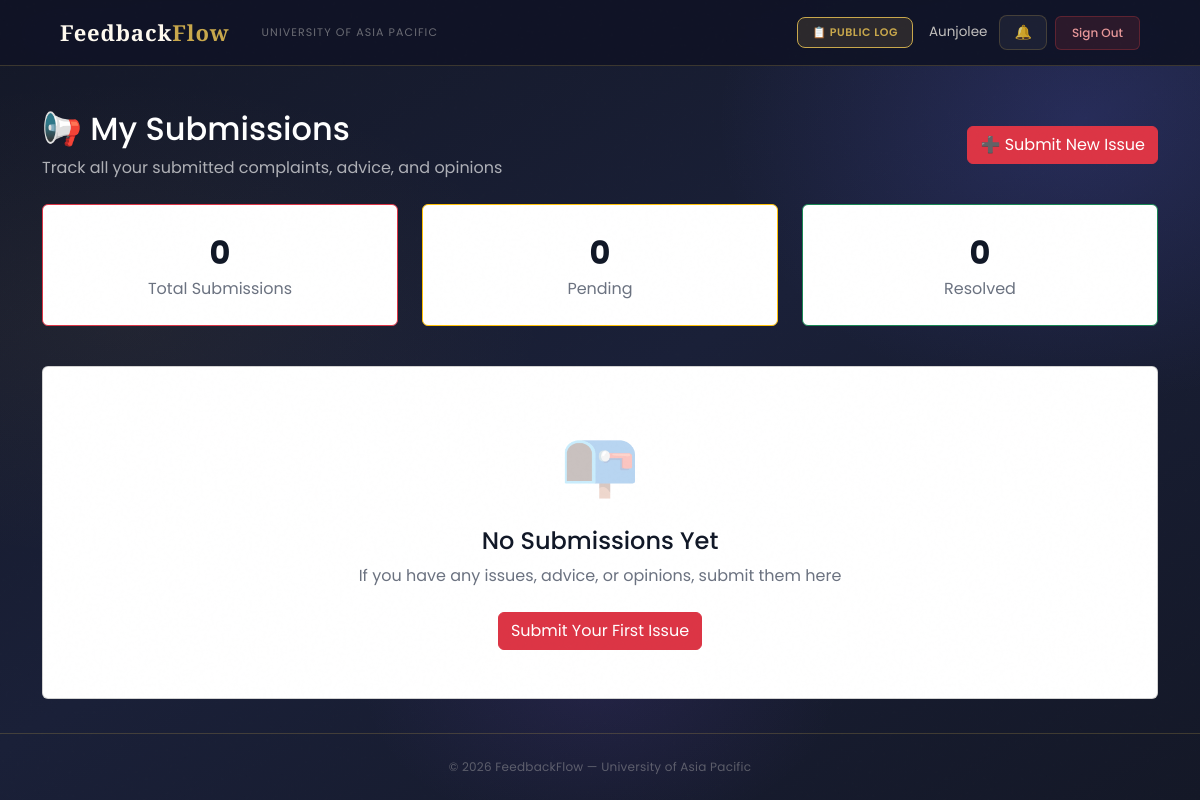
/complaints/my-complaints/ (signed in), run on an earlier commit of the app's database.
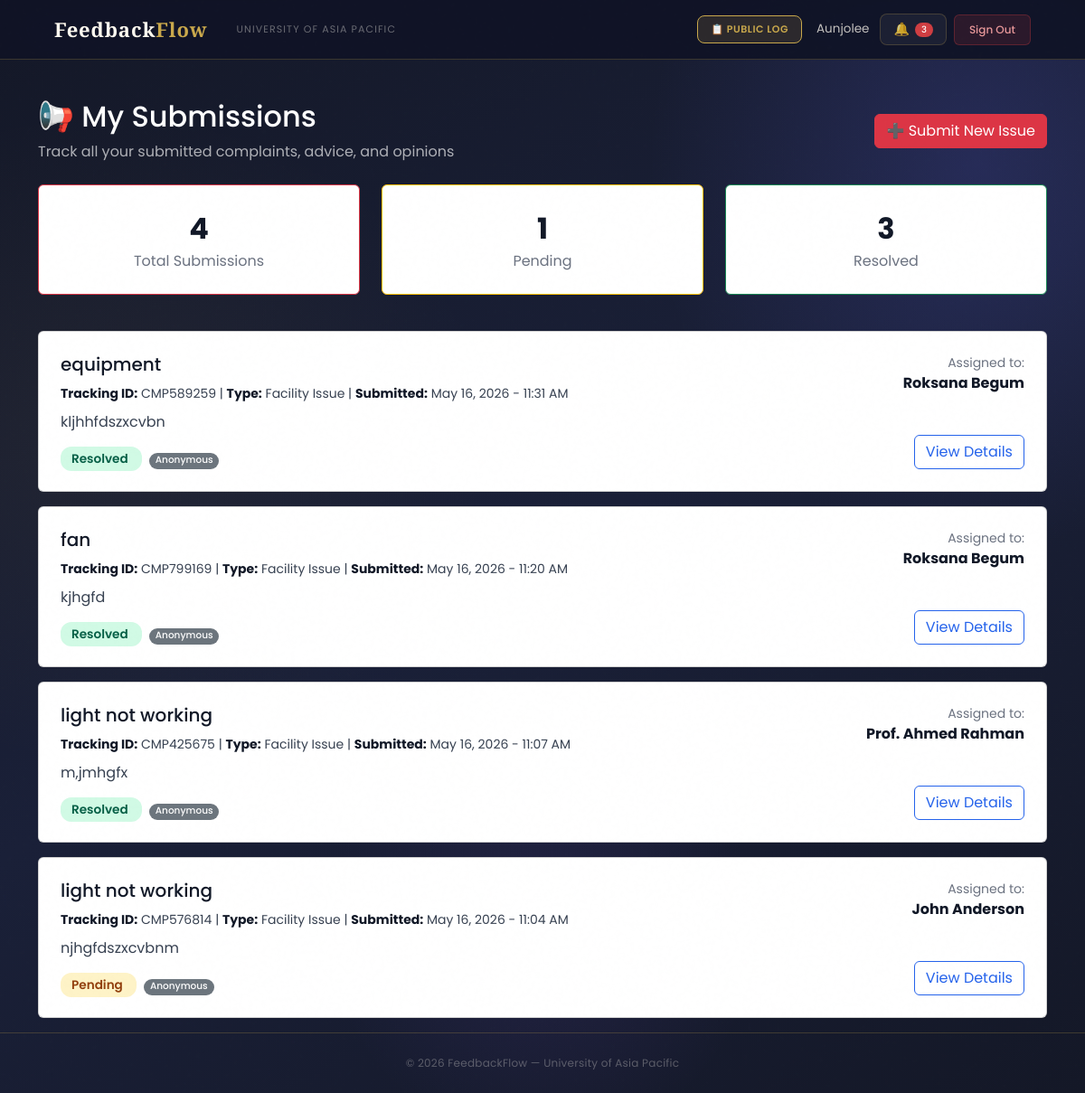
And on a later commit of the database.
### complaints/models.py (models this page shows, shortened)
class Complaint(models.Model):
    COMPLAINT_TYPE_CHOICES = (
        ('Faculty', 'Complaint about Faculty'),
        ('HOD', 'Complaint about HOD'),
        ('Staff', 'Complaint about Staff'),
        ('Facility', 'Facility Issue'),
        ('Advice', 'General Advice'),
        ('Opinion', 'Opinion/Suggestion'),
    )
    STATUS_CHOICES = (
        ('Pending', 'Pending Review'),
        ('Under Investigation', 'Under Investigation'),
        ('Findings Submitted', 'Findings Submitted'),       # NEW
        ('Resolved', 'Resolved'),
        ('Escalated', 'Escalated to Higher Authority'),
    )
    PRIORITY_CHOICES = (
        ('Low', 'Low'),
        ('Medium', 'Medium'),
        ('High', 'High'),
        ('Urgent', 'Urgent'),
    )
    student = models.ForeignKey(
        settings.AUTH_USER_MODEL,
        on_delete=models.CASCADE,
        related_name='complaints_submitted'
    )
    complaint_type = models.CharField(max_length=20, choices=COMPLAINT_TYPE_CHOICES)
    resolution_deadline = models.DateField(null=True, blank=True, help_text='Deadline for resolving this complaint')
    subject = models.CharField(max_length=200)
    description = models.TextField()
    faculty_concerned = models.ForeignKey(
        settings.AUTH_USER_MODEL,
        on_delete=models.SET_NULL,
        null=True, blank=True,
        related_name='complaints_against',
        limit_choices_to={'role__in': ['Faculty', 'HOD', 'Staff']}
    )
    location = models.CharField(max_length=200, blank=True, null=True)
    status = models.CharField(max_length=30, choices=STATUS_CHOICES, default='Pending')
    priority = models.CharField(max_length=10, choices=PRIORITY_CHOICES, default='Medium')
    assigned_to = models.ForeignKey(
        settings.AUTH_USER_MODEL,
        on_delete=models.SET_NULL,
        null=True, blank=True,
        related_name='complaints_assigned'
    )
    is_anonymous = models.BooleanField(default=False)
    final_action_note = models.TextField(blank=True, null=True)          # NEW
    submitted_at = models.DateTimeField(auto_now_add=True)
    updated_at = models.DateTimeField(auto_now=True)
    resolved_at = models.DateTimeField(null=True, blank=True)
    tracking_id = models.CharField(max_length=20, unique=True, editable=False)
    class Meta:
        ordering = ['-submitted_at']
        verbose_name = 'Complaint'
        verbose_name_plural = 'Complaints'

### users/models.py (models this page shows, shortened)
class User(AbstractBaseUser, PermissionsMixin):
    ROLE_CHOICES = (
        ('Student', 'Student'),
        ('Faculty', 'Faculty'),
        ('HOD', 'Head of Department'),
        ('Staff', 'Staff'),
        ('DAO', 'Dean of Administration Office'),
        ('Admin', 'Administrator'),
        ('Committee', 'Committee Member'),
    )
    DEPARTMENT_CHOICES = (
        ('DBA', 'Department of Business Administration'),
        ('CSE', 'Department of Computer Science and Engineering'),
        ('CE', 'Department of Civil Engineering'),
        ('EEE', 'Department of Electrical and Electronic Engineering'),
        ('Pharmacy', 'Department of Pharmacy'),
        ('Law', 'Department of Law and Human Rights'),
        ('English', 'Department of English'),
        ('Architecture', 'Department of Architecture'),
    )
    COMMITTEE_TYPE_CHOICES = (
        ('Harassment Committee', 'Harassment Committee'),
        ('Proctorial Committee', 'Proctorial Committee'),
    )
    email       = models.EmailField(unique=True, max_length=255)
    full_name   = models.CharField(max_length=150)
    role        = models.CharField(max_length=20, choices=ROLE_CHOICES)
    department  = models.CharField(max_length=100, choices=DEPARTMENT_CHOICES, null=True, blank=True)
    student_id  = models.CharField(max_length=50, unique=True, null=True, blank=True)
    committee_type = models.CharField(
        max_length=50,
        choices=COMMITTEE_TYPE_CHOICES,
        null=True, blank=True
    )
    is_active   = models.BooleanField(default=True)
    is_staff    = models.BooleanField(default=False)
    created_at  = models.DateTimeField(auto_now_add=True)
    updated_at  = models.DateTimeField(auto_now=True)
    USERNAME_FIELD  = 'email'
    REQUIRED_FIELDS = ['full_name']
    objects = UserManager()
    class Meta:
        verbose_name        = 'User'
        verbose_name_plural = 'Users'
        ordering            = ['-created_at']
    def get_short_name(self):
        return self.full_name.split()[0] if self.full_name else self.email

### complaints/views.py (the view)
# urls.py: path('my-complaints/', views.my_complaints, name='my_complaints'),
@login_required
def my_complaints(request):
    if request.user.role != 'Student':
        messages.error(request, 'Access denied.')
        return redirect('login')
    complaints_list = Complaint.objects.filter(student=request.user).order_by('-submitted_at')
    context = {
        'complaints_list': complaints_list,
        'total_complaints': complaints_list.count(),
        'pending': complaints_list.filter(status='Pending').count(),
        'resolved': complaints_list.filter(status='Resolved').count(),
        'page_title': 'My Complaints'
    }
    return render(request, 'complaints/my_complaints.html', context)

### users/context_processors.py (called while the page is built)
def notifications_count(request):
    if request.user.is_authenticated:
        from users.models import Notification, Announcement
        count = Notification.objects.filter(
            recipient=request.user,
            is_read=False
        ).count()
        active_announcements = []
        for ann in Announcement.objects.filter(is_active=True).order_by('-created_at')[:10]:
            if ann.is_visible_to(request.user):
                active_announcements.append(ann)
            if len(active_announcements) >= 3:
                break
        return {
            'unread_notifications_count': count,
            'active_announcements': active_announcements,
        }
    return {'unread_notifications_count': 0, 'active_announcements': []}

### complaints/templates/complaints/my_complaints.html (shortened to what the changed rows need)
{% extends 'users/base.html' %}
{% block content %}
<div class="container mt-4">
    <div class="d-flex justify-content-between align-items-center mb-4">
        <div>
            <h2 class="page-header-title">📢 My Submissions</h2>
        </div>
    </div>
    <div class="row mb-4">
        <div class="col-md-4 mb-3">
            <div class="card border-danger text-center">
                <div class="card-body py-4">
                    <div class="stat-card-number">{{ total_complaints }}</div>
                    <p class="text-muted mb-0">Total Submissions</p>
                </div>
            </div>
        </div>
        <div class="col-md-4 mb-3">
            <div class="card border-warning text-center">
                <div class="card-body py-4">
                    <div class="stat-card-number">{{ pending }}</div>
                    <p class="text-muted mb-0">Pending</p>
                </div>
            </div>
        </div>
        <div class="col-md-4 mb-3">
            <div class="card border-success text-center">
                <div class="card-body py-4">
                    <div class="stat-card-number">{{ resolved }}</div>
                    <p class="text-muted mb-0">Resolved</p>
                </div>
            </div>
        </div>
    </div>
    {% if complaints_list %}
        <div class="row">
            {% for complaint in complaints_list %}
            <div class="col-12 mb-3">
                <div class="card complaint-card">
                    <div class="card-body p-4">
                        <div class="row">
                            <div class="col-md-8">
                                <h5 class="mb-2">{{ complaint.subject }}</h5>
                                <p class="text-muted mb-2">
                                    <small>
                                        <strong>Tracking ID:</strong> {{ complaint.tracking_id }} |
                                        <strong>Type:</strong> {{ complaint.get_complaint_type_display }} |
                                        <strong>Submitted:</strong> {{ complaint.submitted_at|date:"M d, Y - h:i A" }}
                                    </small>
                                </p>
                                <p class="mb-3">{{ complaint.description|truncatewords:20 }}</p>
                                <div>
                                    <span class="status-{{ complaint.status|lower|cut:' ' }}">
                                        {{ complaint.status }}
                                    </span>
                                    {% if complaint.is_anonymous %}
                                        <span class="badge bg-secondary ms-2">Anonymous</span>
                                    {% endif %}
                                </div>
                            </div>
                            <div class="col-md-4 text-end d-flex flex-column align-items-end justify-content-between">
                                <div class="mb-3">
                                    <small class="text-muted d-block">Assigned to:</small>
                                    <strong>{{ complaint.assigned_to.full_name }}</strong>
                                </div>
                                <a href="{% url 'complaint_detail' complaint.id %}" class="btn btn-outline-primary">
                                    View Details
                                </a>
                            </div>
                        </div>
                    </div>
                </div>
            </div>
            {% endfor %}
        </div>
    {% else %}
        <div class="card">
            <div class="card-body text-center py-5">
                <div style="font-size:4rem;opacity:.3;">📭</div>
                <h4 class="mt-3">No Submissions Yet</h4>
                <p class="text-muted mb-4">If you have any issues, advice, or opinions, submit them here</p>
                <a href="{% url 'submit_complaint' %}" class="btn btn-danger">Submit Your First Issue</a>
            </div>
        </div>
    {% endif %}
</div>
{% endblock %}

### users/templates/users/base.html (shortened to what this page needs)
<!DOCTYPE html>
<html lang="en">
<head>
    <link href="https://cdn.jsdelivr.net/npm/bootstrap@5.3.0/dist/css/bootstrap.min.css" rel="stylesheet">
</head>
<body>
    <nav class="navbar navbar-expand-lg">
        <div class="container-fluid d-flex align-items-center gap-3">
            <a class="navbar-brand" href="/">Feedback<em>Flow</em></a>
            <span class="navbar-text d-none d-md-inline">University of Asia Pacific</span>
            {% if user.is_authenticated %}
            <div class="ms-auto d-flex align-items-center gap-2">
                <a href="{% url 'public_log' %}" class="btn-bell"
                    style="font-size:11px; font-weight:600; text-transform:uppercase; letter-spacing:0.05em; background:rgba(201,168,76,.15); color:var(--gold) !important; border-color:var(--gold) !important;">
                    📋 Public Log
                </a>
                <span class="nav-user-info d-none d-md-inline ms-2">{{ user.get_short_name }}</span>
                <a href="{% url 'notifications' %}" class="btn-bell ms-1">
                    🔔
                    {% if unread_notifications_count > 0 %}
                    <span class="badge bg-danger" style="font-size:10px;padding:3px 7px;">{{ unread_notifications_count }}</span>
                    {% endif %}
                </a>
                <a href="{% url 'logout' %}" class="btn-logout">Sign Out</a>
            </div>
            {% endif %}
        </div>
    </nav>
    <main>
        {% block content %}{% endblock %}
    </main>
    <footer>
        <p>© 2026 FeedbackFlow — University of Asia Pacific</p>
    </footer>
</body>
</html>

What changed in the data, as far as the page shows it:
added Complaint: subject "equipment", tracking_id "CMP589259", complaint_type "Facility Issue", submitted_at "May 16, 2026 - 11:31 AM", description "kljhhfdszxcvbn", status "Resolved", is_anonymous "Anonymous", assigned_to.full_name "Roksana Begum"
added Complaint: subject "fan", tracking_id "CMP799169", complaint_type "Facility Issue", submitted_at "May 16, 2026 - 11:20 AM", description "kjhgfd", status "Resolved", is_anonymous "Anonymous", assigned_to.full_name "Roksana Begum"
added Complaint: subject "light not working", tracking_id "CMP425675", complaint_type "Facility Issue", submitted_at "May 16, 2026 - 11:07 AM", description "m,jmhgfx", status "Resolved", is_anonymous "Anonymous", assigned_to.full_name "Prof. Ahmed Rahman"
added Complaint: subject "light not working", tracking_id "CMP576814", complaint_type "Facility Issue", submitted_at "May 16, 2026 - 11:04 AM", description "njhgfdszxcvbnm", status "Pending", is_anonymous "Anonymous", assigned_to.full_name "John Anderson"
Also different on the page:
{{ unread_notifications_count }}: (not shown) → "3"
{{ total_complaints }}: "0" → "4"
{{ pending }}: "0" → "1"
{{ resolved }}: "0" → "3"
text no longer shown: "📭 No Submissions Yet If you have any issues, advice, or opinions, submit them here Submit Your First Issue"
